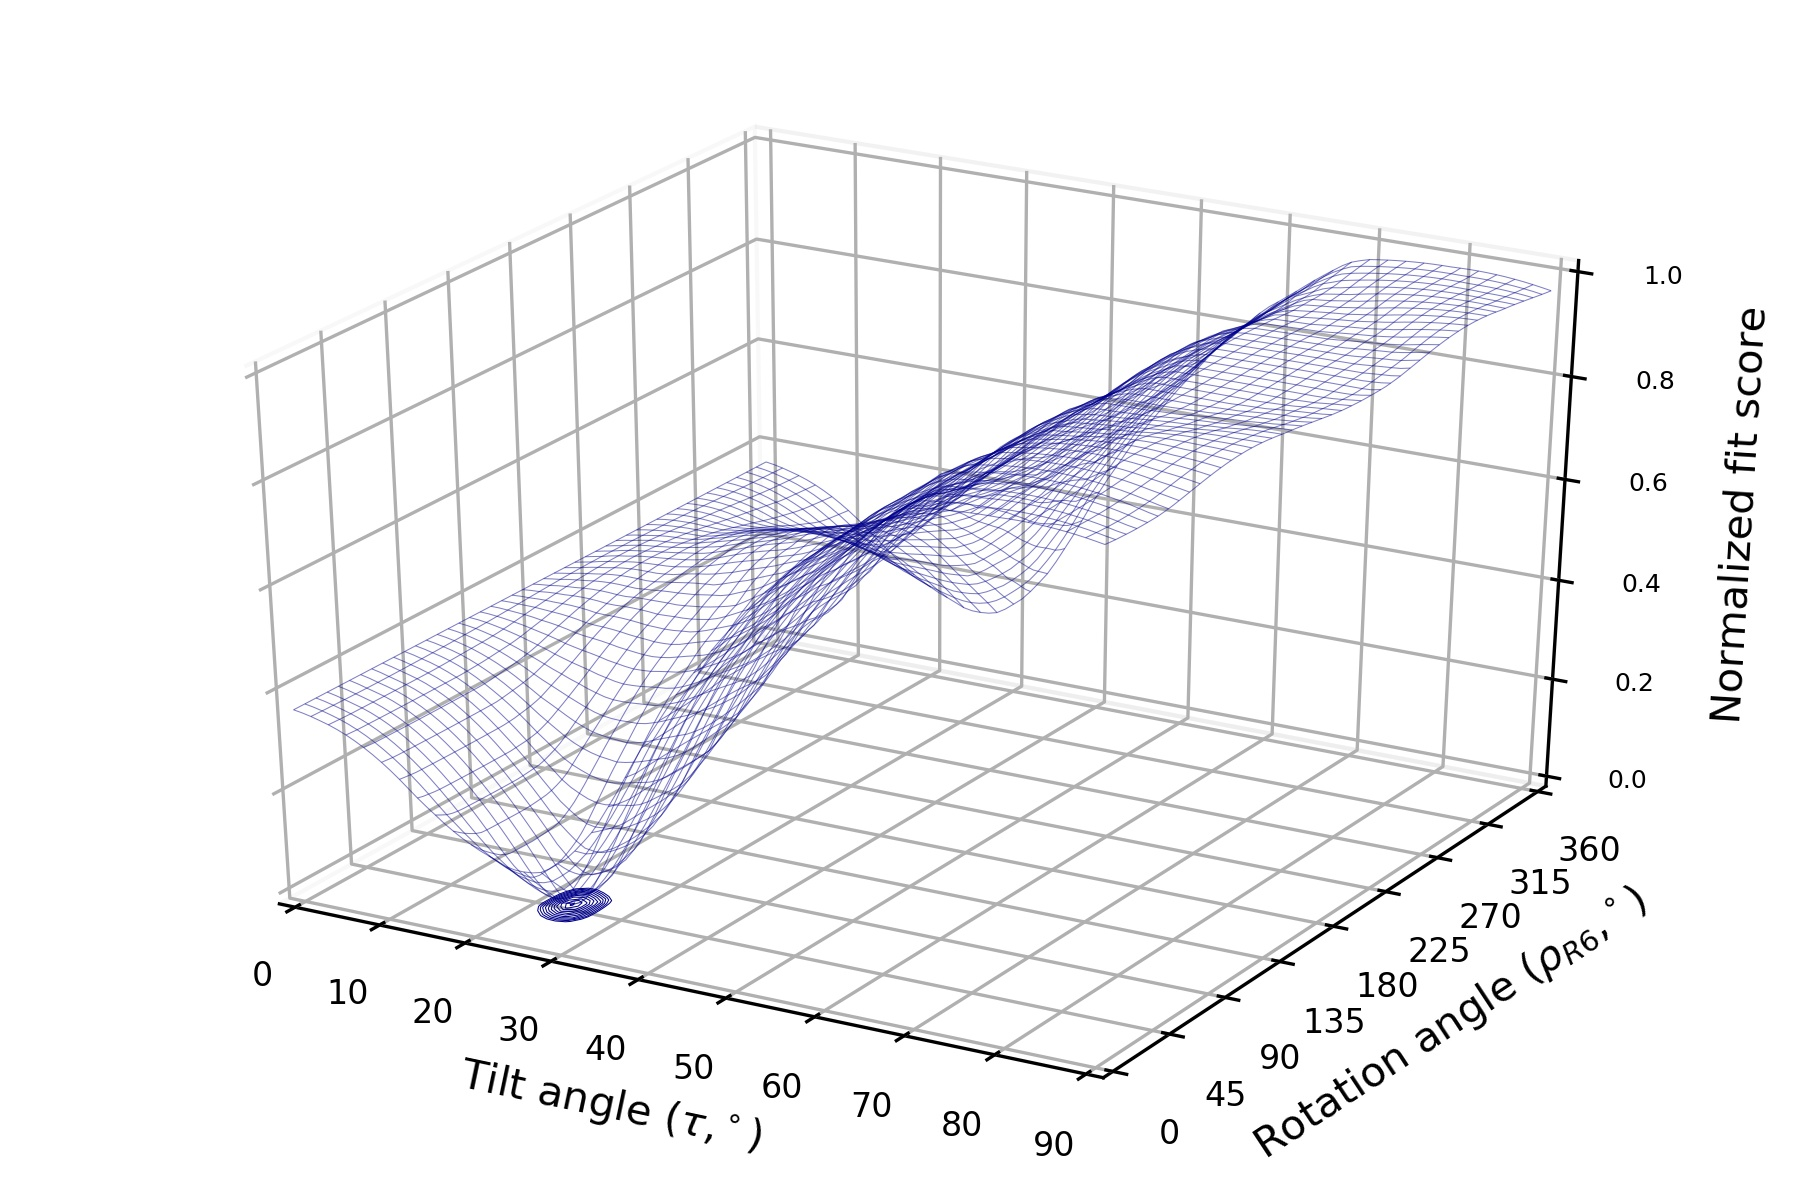

Here is the Python script that generated this plot:
import matplotlib.pyplot as plt
import numpy as np
from matplotlib.mlab import griddata
from mpl_toolkits.mplot3d import Axes3D


def xyz2contour(infile):

    # Read X,Y,Z data from file
    x = np.genfromtxt(infile,usecols=(0),dtype=float)
    y = np.genfromtxt(infile,usecols=(1),dtype=float)
    z = np.genfromtxt(infile,usecols=(3),dtype=float)
    
    # Normalize data to minimum score
    minScore = min(z)
    z = [ 1/(x/minScore) for x in z ]
    
    # Convert to grid
    xi = np.unique(x)
    yi = np.unique(y)
    X, Y = np.meshgrid(xi, yi)
    Z = griddata(x,y,z,xi,yi, interp='linear')
    return (X,Y,Z)
    

def readXYZ(infile):
    ''' Read 2D spectrum text file in X,Y,Z format (i.e., from NMRPipe) 
    
    Parameters
    ----------
    infile: text file
        Delimited text file of x, y and intensity.
    
    Returns
    -------
    (x, y, z): list of lists of floats.
    '''
    x = np.genfromtxt(infile,usecols=(0),dtype=float)
    y = np.genfromtxt(infile,usecols=(1),dtype=float)
    z = np.genfromtxt(infile,usecols=(3),dtype=float)
    return (x,y,z)
    

def xyz2contour(x,y,z):
    '''Convert x,y,z points of 2D spectrum to arrays required by matplotlib contour plot.
    
    Parameters
    ----------
    x: list of floats
        List of x values
    y: list of floats
        List of y values
    z: list of floats
        List of intensity values corresponding to x and y.
    '''
    xi = np.unique(x)
    yi = np.unique(y)
    X, Y = np.meshgrid(xi, yi)
    Z = griddata(x,y,z,xi,yi, interp='linear')
    return (X,Y,Z)
    
def limits(data):
    return min(data),max(data)

# Read data, normalize and convert to grid
x0,y0,z0 = readXYZ('pisa_fit.dat')
min_x0,max_x0 = limits(x0)
min_y0,max_y0 = limits(y0)
min_z0,max_z0 = limits(z0)
#z0 = [ 1/(x/min_z0) for x in z0 ]
z0_inv = [ ((max_z0-min_z0)-(x-min_z0))/(max_z0-min_z0) for x in z0 ]
z0 = [ 1-(((max_z0-min_z0)-(x-min_z0))/(max_z0-min_z0)) for x in z0 ]
X0,Y0,Z0 = xyz2contour(x0,y0,z0)
X0,Y0,Z0_inv = xyz2contour(x0,y0,z0_inv)

contour_start = 0.95 # Baseline
contour_num = 30 # number of contour levels
contour_factor = 1.005 # scaling factor between contour levels
levels = contour_start*contour_factor**np.arange(contour_num) 


fig = plt.figure(figsize=(6,4))
ax = fig.add_subplot(111, projection='3d')

#fig, ax = plt.subplots(figsize=(2.5,2.5))

ax.plot_wireframe(X0,Y0,Z0,linewidth=0.25,color='darkblue',alpha=0.5)
ax.contour(X0,Y0,Z0_inv,linewidths=0.25,colors='darkblue',levels=levels,extent=(min_x0, max_x0, min_y0, max_y0),zdir='z',offset=0.0001)
ax.w_xaxis.pane.fill = False
ax.w_yaxis.pane.fill = False
ax.w_zaxis.pane.fill = False

ax.set_xlim(0,90)
ax.set_ylim(0,360)
ax.set_zlim(0,1.00)
ax.set_xlabel('Tilt angle ($\\tau$,$^\circ$)',size=10)
ax.set_ylabel('Rotation angle ($\\rho$$_{R6}$,$^\circ$)',size=10)
ax.set_zlabel('Normalized fit score',size=10)
plt.xticks(fontsize=8)
plt.yticks(fontsize=8)
ax.xaxis.set_ticks(np.arange(0, 91, 10))
ax.yaxis.set_ticks(np.arange(0, 361, 45))
for t in ax.zaxis.get_major_ticks(): t.label.set_fontsize(6)

plt.tight_layout()
plt.savefig('plot_wire.jpg',dpi=300)
plt.show()
